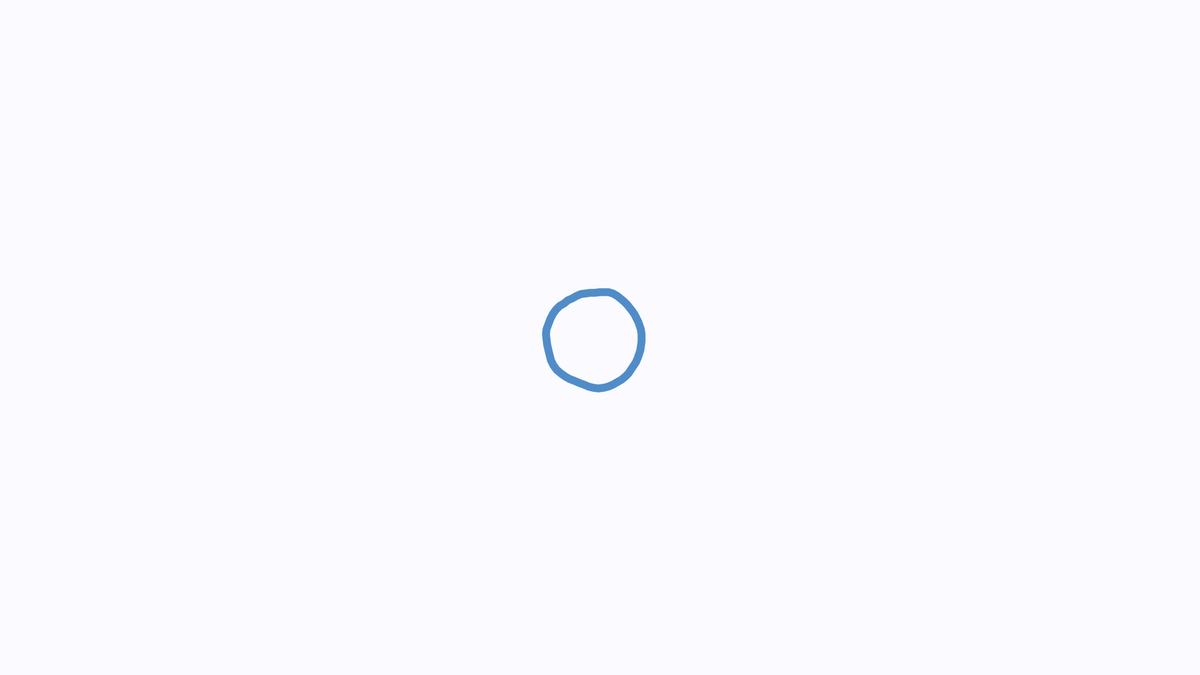
Frame 1 (no input)
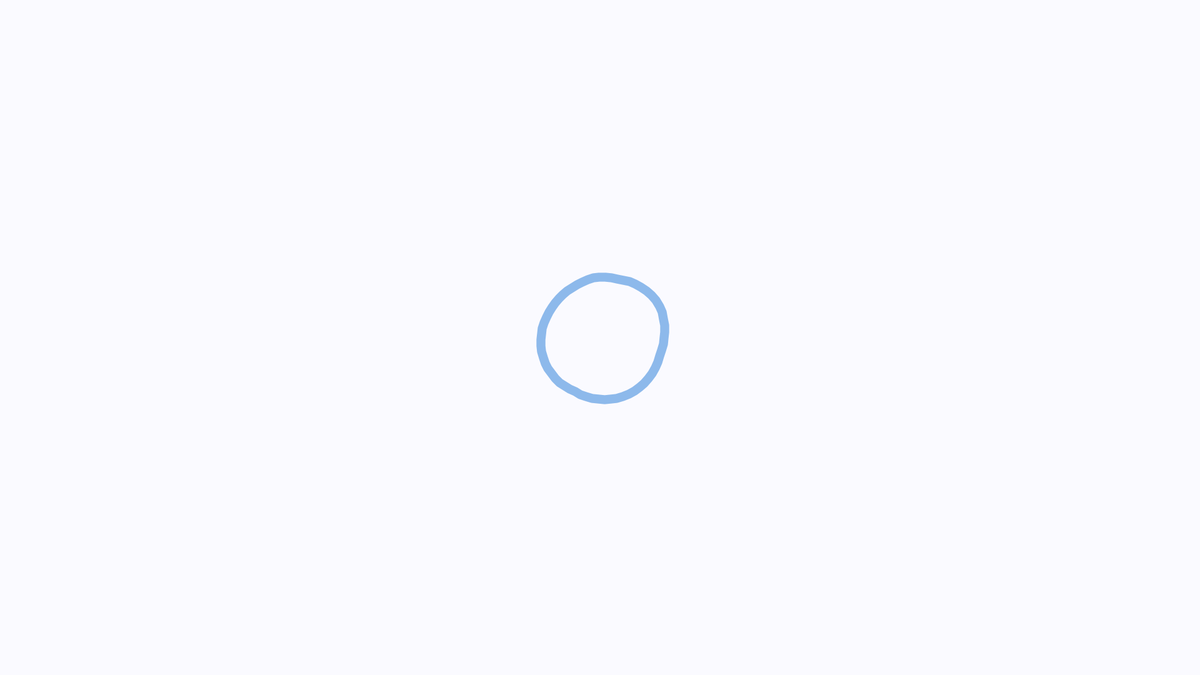
Frame 60 (the mouse pressed at the canvas centre just before this capture)
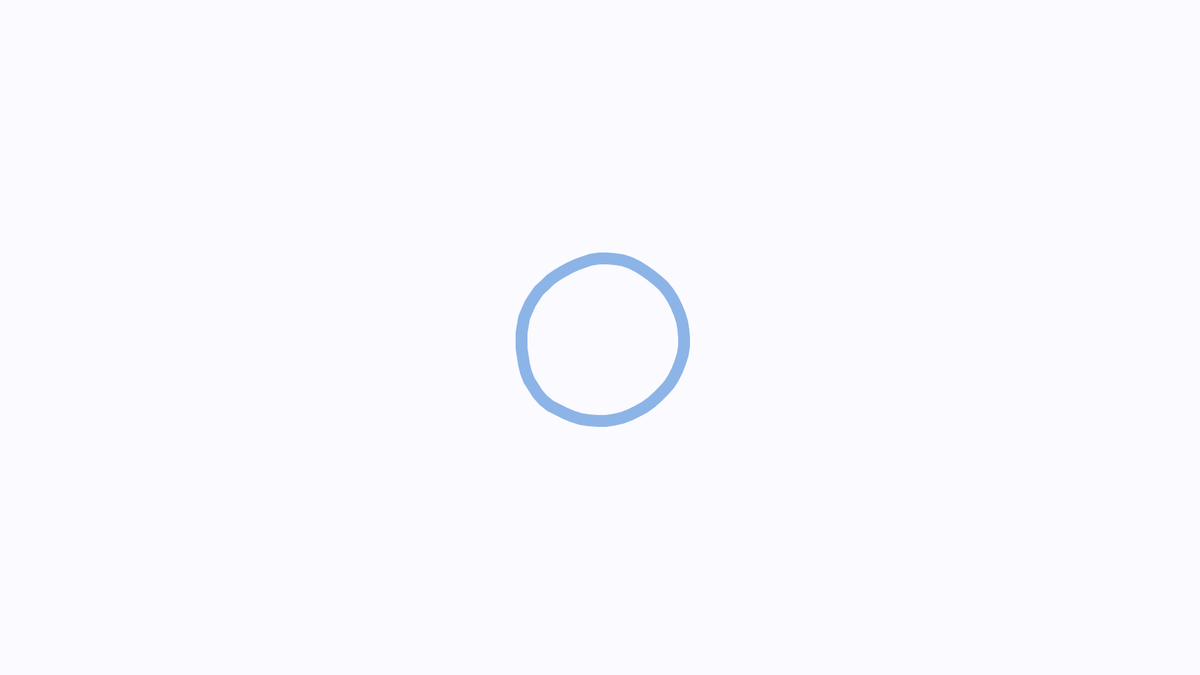
Frame 120 (the mouse held since frame 60 and released just before this capture)

The Processing sketch that drew these frames (run headless with seeded random() and noise(); from frame 60 on, the mouse is pressed at the canvas centre):

// Processing sketch: perlin_circle
// ── perlin_circle.pde
float noiseMax = 0.8;
float zoff = 0; // animation noise
int red_lower = 100;
int red_upper = 200;
int green_lower = 160;
int green_upper = 220;
int blue_lower = 220;
int blue_upper = 255;
color fill_c = color(red_upper, green_upper, blue_upper);
color stroke_c = color(red_lower-20, green_lower-20, blue_lower-20);

float RESIZE_FACTOR = 0.5;

void setup() {
  size(1920, 1080);
  frameRate(15);
}

void draw() {
  background(color(250, 250, 255));
  noFill();
  stroke(stroke_c);
  translate(width/2, height/2);
  beginShape();
  
  for (float theta = 0; theta < TWO_PI; theta += 0.1) {
      float xoff = map(cos(theta), -1, 1, 0, noiseMax);
      float yoff = map(sin(theta), -1, 1, 0, noiseMax);
      float r = map(noise(xoff, yoff, zoff), 0, 1, 50 + RESIZE_FACTOR, 100 + RESIZE_FACTOR);
      
      strokeWeight(map(noise(zoff), 0, 1, 1 + RESIZE_FACTOR/5, 20 + RESIZE_FACTOR/5));
      vertex(r * cos(theta), r * sin(theta));
      //vertex(r/4 * cos(theta), r/4 * sin(theta));
      stroke_c = color(map(noise(zoff*2), 0, 1, red_lower, red_upper), 
                map(noise(zoff), 0, 1, green_lower, green_upper),
                map(noise(zoff*5), 0, 1, blue_lower, blue_upper));
   }
   RESIZE_FACTOR += 0.5;
   endShape(CLOSE);
   zoff += 0.1; //next 'frame'
}
